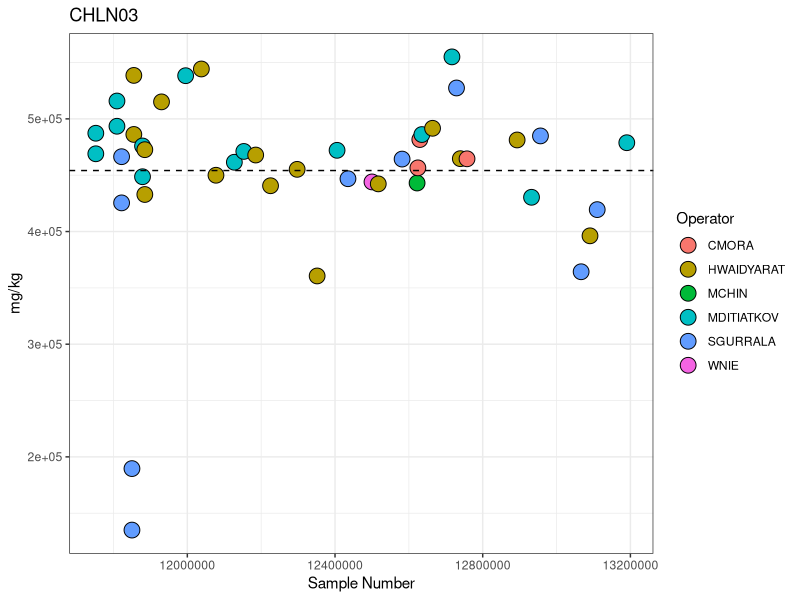
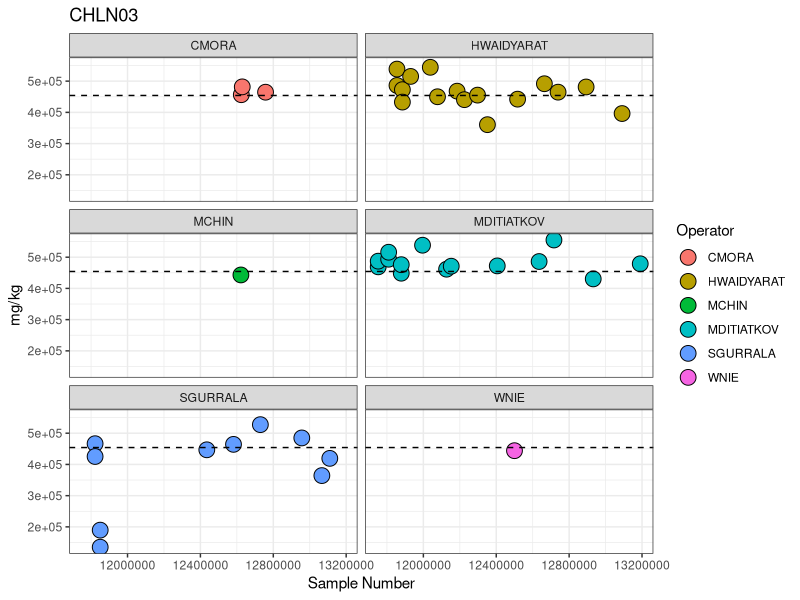

Source code (R) for these figures, in order: (Note: this script raises an error after producing the figures.)
#### Clean Up environment -----------------------------
rm(list=ls())

#### Packages -----------------------------
library(readxl)
library(tidyverse)
library(here)

#### Functions -----------------------------

shaptest <- function (x) {
        y = shapiro.test(x)
        return(y$p.value)
}

outliers <- function (x, b = FALSE) {
        xx <- sapply(x, as.numeric)
        
        #xx <- sort(xx)
        
        remove_outliers <- function(x, na.rm = TRUE, ...) {
                qnt <- quantile(x, probs=c(.25, .75), na.rm = na.rm, ...)
                H <- 1.5 * IQR(x, na.rm = na.rm)
                y <- x
                y[x < (qnt[1] - H)] <- NA
                y[x > (qnt[2] + H)] <- NA
                y
        }
        
        yy <- remove_outliers(xx)
        ww <- remove_outliers(yy)
        zz <- remove_outliers(ww)
        
        diff.out <- data.frame(xx, yy, ww, zz)
        
        if(b == TRUE){
                boxplot(diff.out)
        }
        
        return(zz)
}

#### Data Input -----------------------------
here()
data1 <- read_excel("data/CHLN03.xlsx", 
                    col_types = c("numeric", "date", "text", 
                                  "text", "text", "text", "text", "numeric", 
                                  "text", "text"))

###  Tidying the data affter first screen through the plot ---------------
# data1 <- data1 %>% filter(ENTRY <10) %>%  filter(SAMPLING_POINT == "SRM59AJ")


### Reducing to the LW control chart limits of 50 data points -------------
# data1 <- tail(data1, 50)

data.in <- data1


#Tidying up column names.
colnames(data1)[1] <- 'Sample'
colnames(data1)[8] <- 'Result'
colnames(data1)[4] <- 'Operator'

testname <- substr(data1$ANALYSIS[1],1,6)
analyte <- data1$REPORTED_NAME[1]
test_units <- tolower(sub("_P_","/",(data1$UNITS[1])))

# checking that only one srm present.
srm_no <- unique(data1$SAMPLING_POINT)
if (length(srm_no) >1){print("More than one SRM present")}

mid_line <- mean(data1$Result)

####### Plot by Operators #######
p <- ggplot(data1, aes(x = Sample,y = Result, fill = Operator)) + 
        geom_point(size=5, alpha = 1, shape=21, colour="black") +
        labs(title = testname, y=test_units, x="Sample Number")+
        geom_hline(yintercept = mid_line, lty=2) +
        theme_bw()
p

#ggsave(p, device = NULL, file = paste("~/Documents/GitHub/SRM_Package/graphs/", testname,"_Operators_", Sys.Date(),".png", sep=""))

dev.off()
p + facet_wrap(~ Operator, ncol=2) # individual panels

ggsave("graphs/Operators_CHLN03.png", width=12, height=8, dpi=100)


### ------------------------------------------------

df4 <- data.in %>% 
        group_by(ASSIGNED_OPERATOR) %>% 
        mutate(outliers(ENTRY)) %>% 
        na.omit() %>% 
        filter(n() > 2) %>% 
        summarise(n=n(), Mean= round(mean(ENTRY),2), SD = round(sd(ENTRY),2), p.Value = round(shaptest(ENTRY),3))
df4

df5 <- data.in %>% 
        group_by(ASSIGNED_OPERATOR) %>% 
        mutate(outliers(ENTRY)) %>% 
        na.omit() %>% 
        filter(n() > 2) 



### Histogram of all data ----------------------------------------------------------------

h <- hist(df5$ENTRY, breaks = 50, density = 50,
          col = "cornflowerblue", xlab = test_units, main = testname) 
xfit <- seq(min(df5$ENTRY), max(df5$ENTRY), length = 40) 
yfit <- dnorm(xfit, mean = mean(df5$ENTRY), sd = sd(df5$ENTRY)) 
yfit <- yfit * diff(h$mids[1:2]) * length(df5$ENTRY) 

lines(xfit, yfit, col = "black", lwd = 2)

### --------------------------------
